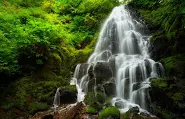
%> input picture waterfall.webp, 185 x 119 px
$ octave laboo4.m   (GNU Octave 9; MATLAB toolbox functions it lacks are replaced by stand-ins)
%> lines starting %> are read from the running program, lines starting %| are printed output that depends on the picture; in (x1, y1, x2, y2) boxes, pixels count from 0 and x2, y2 are one past the last pixel; in counts of white or black regions, pixels touching at a corner belong together; the program's own positions count from 1
%lab 4
%Title : To demonstrate filtering by using frequency domain transformation
close all;
clear variables;
clc;
%________________reading an image_____________
[file,path]=uigetfile('','');
%> the answer given: waterfall.webp
f1=fullfile(path,file);
if prod(double(file)==0) && prod(double(path)==0)
    return;
end
a=imread(f1);
%> a is the input picture: size 119x185x3 uint8; mean R, G, B 65.3, 78.6, 43.1
imshow(a);
%_____________________Image to be transformed_____________
clearvars -except a;
if (size(size(a),2)==3)
    a=rgb2gray(a);
%> a: size 119x185 uint8
end
a=im2double(a);
%> a: size 119x185 double
figure;subplot(2,3,1),imshow(a),title('original image');
[m,n]=size(a);
%> m = 119; n = 185
out=strcat('the size of imageis: ',num2str(m),'*', num2str(n));
%> out = 'the size of imageis:119*185'
disp(out);
%| the size of imageis:119*185
maxallowed=min(m,n)/2;
%> maxallowed = 59.5
D0=input(['enter cutoff frequency (A number less than',num2str(maxallowed),'):']);
%> the answer given: 3
%> D0 = 3
A=fft2(a);%fourrier transformation of a
subplot(2,3,2),imshow(uint8(abs(A)));
title('FFT OF ORIGINAL IMAGE without shifting');
Af=fftshift(A);
Aff=abs(Af);
subplot(2,3,3),imshow(uint8(Aff));
%> after `imshow(uint8(Aff))`:
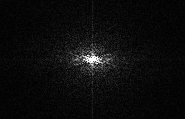
%> displayed picture: size 119x185, on the screen's scale of 0 to 255; min 0, max 255, mean 11.9; mean of the top-left, top-right, bottom-left and bottom-right quarters 11.8, 11.5, 11.6, 12.9
title('fft shift image after shifting');

Alow=zeros(m,n);
Ahigh=zeros(m,n);
%low pass filter realizaton
for i=1:m
    for j=1:n
        d(i,j)=sqrt((i-(m/2))^2+(j-(n/2))^2);
        if d(i,j)<=D0
            filt(i,j)=0;
        else
            filt(i,j)=1;
        end
    end
end
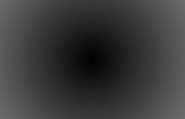
%> d: size 119x185 double; min 0.707, max 110, mean 59
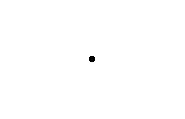
%> filt: size 119x185 double; values 0 (black) and 1 (white), 99.9% white; 1 black region, box (x1, y1, x2, y2) and area: (89, 56, 95, 62) 32
subplot(2,3,4),imshow((1.-filt)),title('ideal low pass filter');
B=fftshift(Alow);
B=(1.-filt).*Af;%low pass filter
B=fftshift(B);%Reshifting the image
B1=ifft2(B);%taking inverse transformation
B2=abs(B1);%taking magnitude value of the filtered image
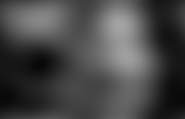
%> B2: size 119x185 double; min 0.0312, max 0.646, mean 0.28
subplot(2,3,5),imshow(B2),title('ideal low pass filterd image');
%High pass filtering
C=filt.*Af;
C=fftshift(C);%reshifting the image
C1=ifft2(C);%taking inverse transformation
C2=abs(C1);%taking magnatude value of filtered image
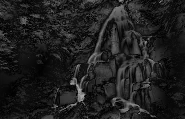
%> C2: size 119x185 double; min 0.00033, max 0.689, mean 0.124
subplot(2,3,6),imshow(C2),title('ideal High pass filtered image');
%> after `title('ideal High pass filtered image')`:
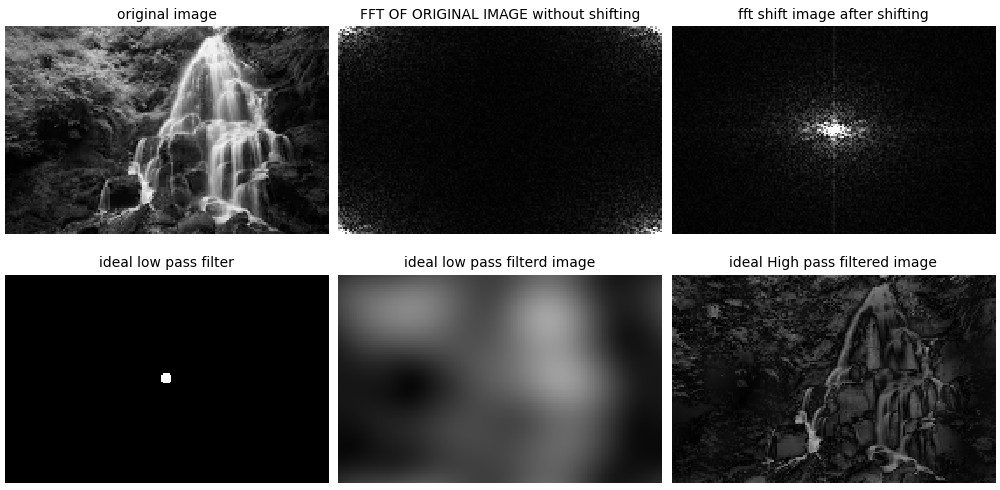
%> figure redrawn from the program's plot data, 6 panels
figure;
surf(fftshift(abs(filt)),'edgecolor','none');
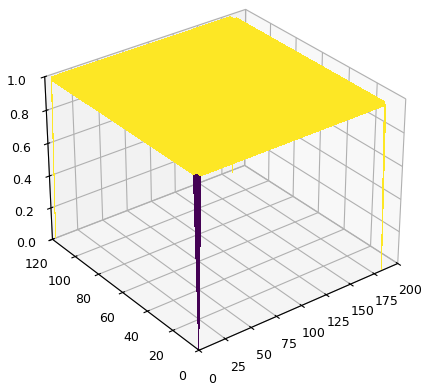
%> figure redrawn from the program's plot data
%_______________Gaussian Filtering_____________
for i=1-m
    for j=1:n
%> (the run ends here)
